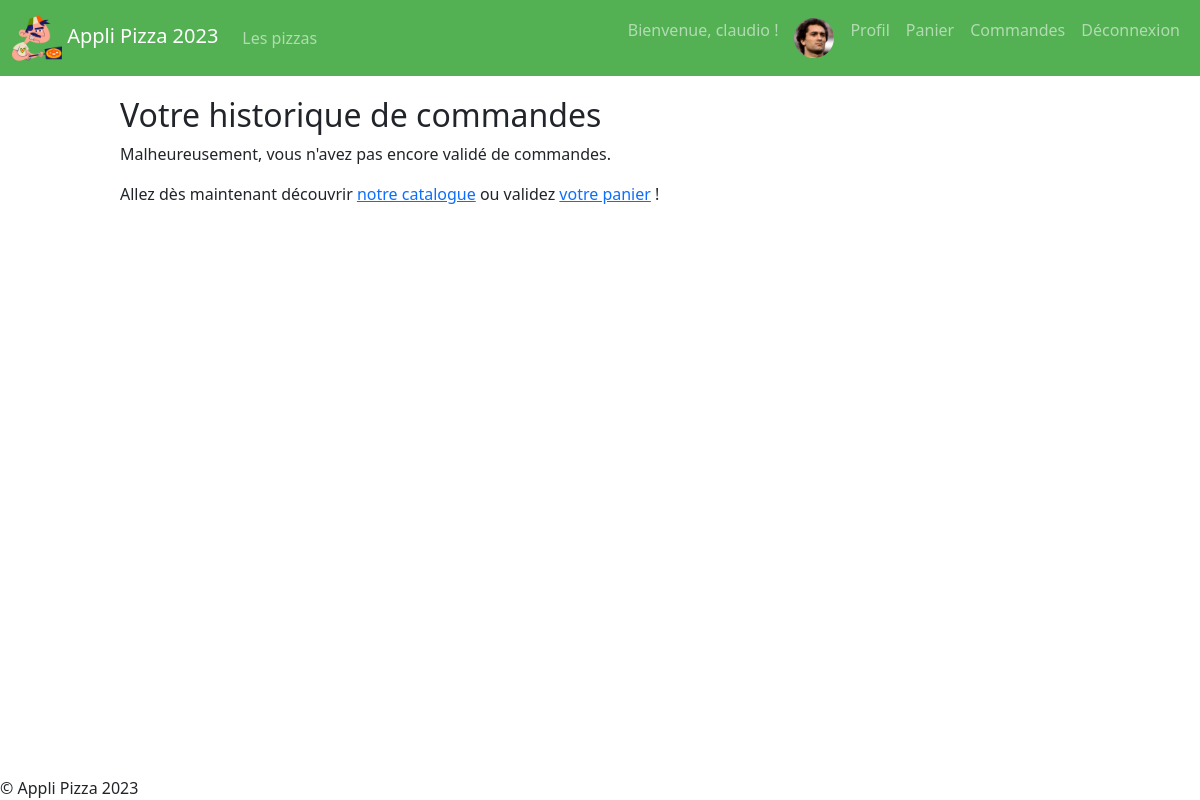
The page /orders/ (signed in) on the database as committed earlier.
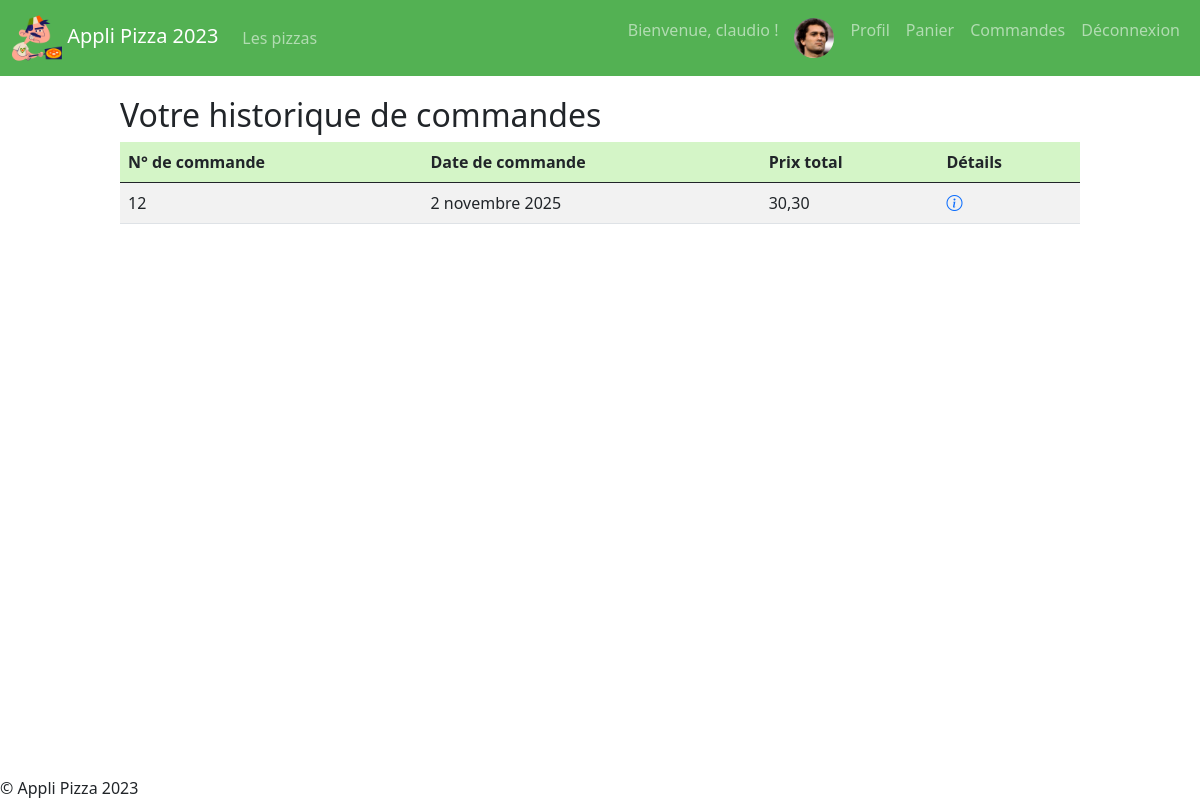
The same page on the database as committed later.
### applipanier/models.py (models this page shows)
class Commande(models.Model) :
    idCommande = models.AutoField(primary_key = True)
    dateCommande = models.DateField(verbose_name='date de passage de la commande')
    payee = models.BooleanField(verbose_name='commande payee ?')
    prix = models.DecimalField(max_digits = 5, decimal_places = 2, verbose_name='prix total')
    pizzauser = models.ForeignKey(PizzaUser, on_delete=models.CASCADE)

### applipanier/views.py (the view)
# urls.py: path('orders/', views.afficherCommandes),
def afficherCommandes(request) :
    user = None
    if request.user.is_authenticated :
        user = PizzaUser.objects.get(id = request.user.id)
        commandes = Commande.objects.filter(pizzauser = user).filter(payee = True)
        return render(
            request,
            'applipanier/commandes.html',
            {"user" : user, "commandes" : commandes}
        )
    else:
        return render(
            request,
            'applicompte/login.html'
        )

### applipanier/templates/applipanier/commandes.html (shortened to what this page needs)
{% extends 'applipizza/base.html' %}
{% load static %}
{% block main %}
<h2>Votre historique de commandes</h2>
{% if commandes %}
<table class="table table-striped">
    <thead>
        <tr>
            <th scope="col">N° de commande</th>
            <th scope="col">Date de commande</th>
            <th scope="col">Prix total</th>
            <th scope="col">Détails</th>
        </tr>
    </thead>
    <tbody>
    {% for com in commandes %}
        <tr>
            <td>{{com.idCommande}}</td>
            <td>{{com.dateCommande}}</td>
            <td>{{com.prix}}</td>
            <td><a href="/orders/{{com.idCommande}}/"><span class="bi bi-info-circle"></span></a></td>
        </tr>
    {% endfor %}
    </tbody>
</table>
{% else %}
<p>Malheureusement, vous n'avez pas encore validé de commandes.</p>
<p>Allez dès maintenant découvrir <a href="/pizzas/">notre catalogue</a> ou validez <a href="/cart/">votre panier</a> !</p>
{% endif %}
{% endblock %}

Rows that differ between the two databases and show on the page:
added Commande: idCommande "12", dateCommande "2 novembre 2025", prix "30,30"
Other text that changed with them:
text no longer shown: "Malheureusement, vous n'avez pas encore validé de commandes. Allez dès maintenant découvrir notre catalogue ou validez votre panier !"
text now shown: "N° de commande Date de commande Prix total Détails"
